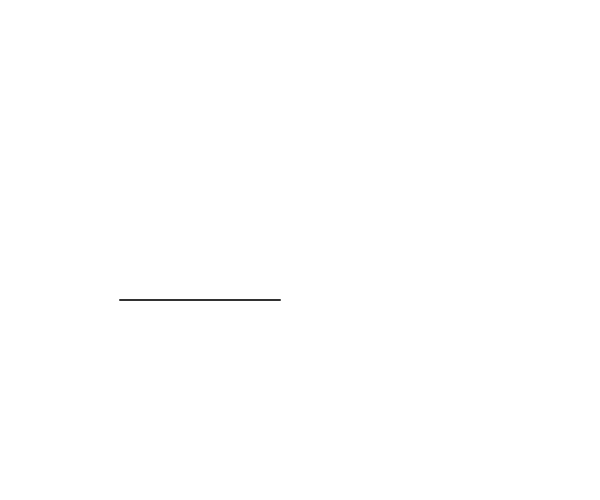
Frame 1 (no input)
Frame 60 (no input): identical to frame 1, image omitted
Frame 120 (the mouse pressed at the canvas centre since frame 60): identical to frame 1, image omitted

The p5.js sketch that drew this single still picture (run headless with seeded random() and noise() and a simulated clock; from frame 60 on, the mouse is pressed at the canvas centre):

// p5.js sketch
// ── sketch.js
var axiom = "FG"; 
var sentence = axiom;
var len = 80;    

var rule1 = {
  a: "F",
  b: "F+F-G" 
};

var rule2 = {
  a: "G",
  b: "-GG"    
};

function setup() {
  createCanvas(600, 500);
  angleMode(DEGREES); 
  
  createP("Assioma (#0): " + axiom);
  var button = createButton("generate");
  button.mousePressed(generate); 
  
  disegnaTurtle();
}

function generate() {
  len *= 0.6; 

  var nextSentence = "";
  for (var i = 0; i < sentence.length; i++) {
    var current = sentence.charAt(i);
    
    if (current === rule1.a) {
      nextSentence += rule1.b;
    } else if (current === rule2.a) {
      nextSentence += rule2.b;
    } else {
      nextSentence += current;
    }
  }
  
  sentence = nextSentence; 
  createP("Stringa generata: " + sentence);
  
  disegnaTurtle();
}

function disegnaTurtle() {
  background(255); 
  resetMatrix();

  translate(width * 0.2, height * 0.6); 
  
  stroke(50);        
  strokeWeight(2);  
  
  for (var i = 0; i < sentence.length; i++) {
    var current = sentence.charAt(i);
  
    if (current == "F" || current == "G") {
     
      line(0, 0, len, 0); 
      translate(len, 0);  
    } else if (current == "+") {
      rotate(90);  
    } else if (current == "-") {
      rotate(-90); 
    }
  }
}

function draw() {
  // Gestito dagli eventi
  
}
